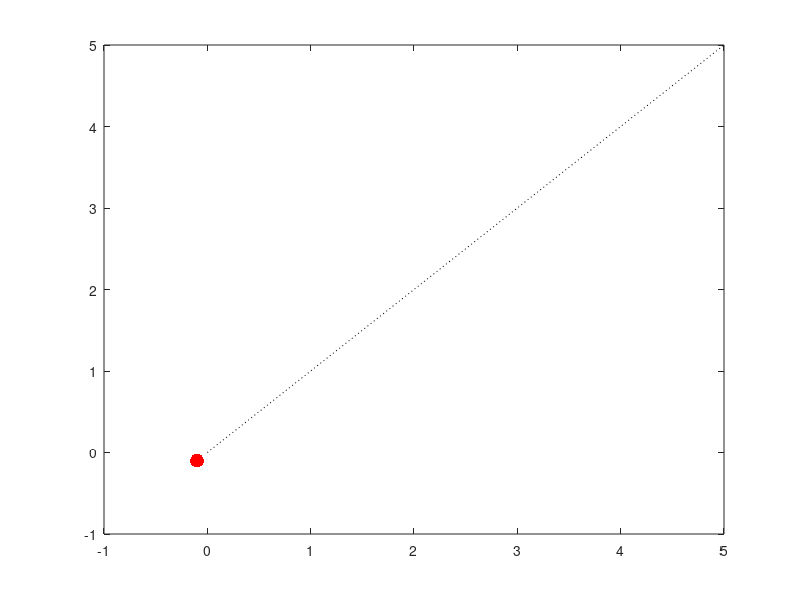

Here is the MATLAB script that generated this plot:
close all
clear all

r = [5 5];
r0 = [0 0];
v = [0.1 0.1];
t = 0;

while r(1)>=0
    r = r0+v*t;
    plot([0 5],[0 5],':k')
    hold on
    plot(r(1),r(2),'.r','MarkerSize',30)
    hold off
    if r(1)>=5
        v =-v;
        t = 0;
        r0 = r;
    end
    t = t+1;
    pause(0.1)
end